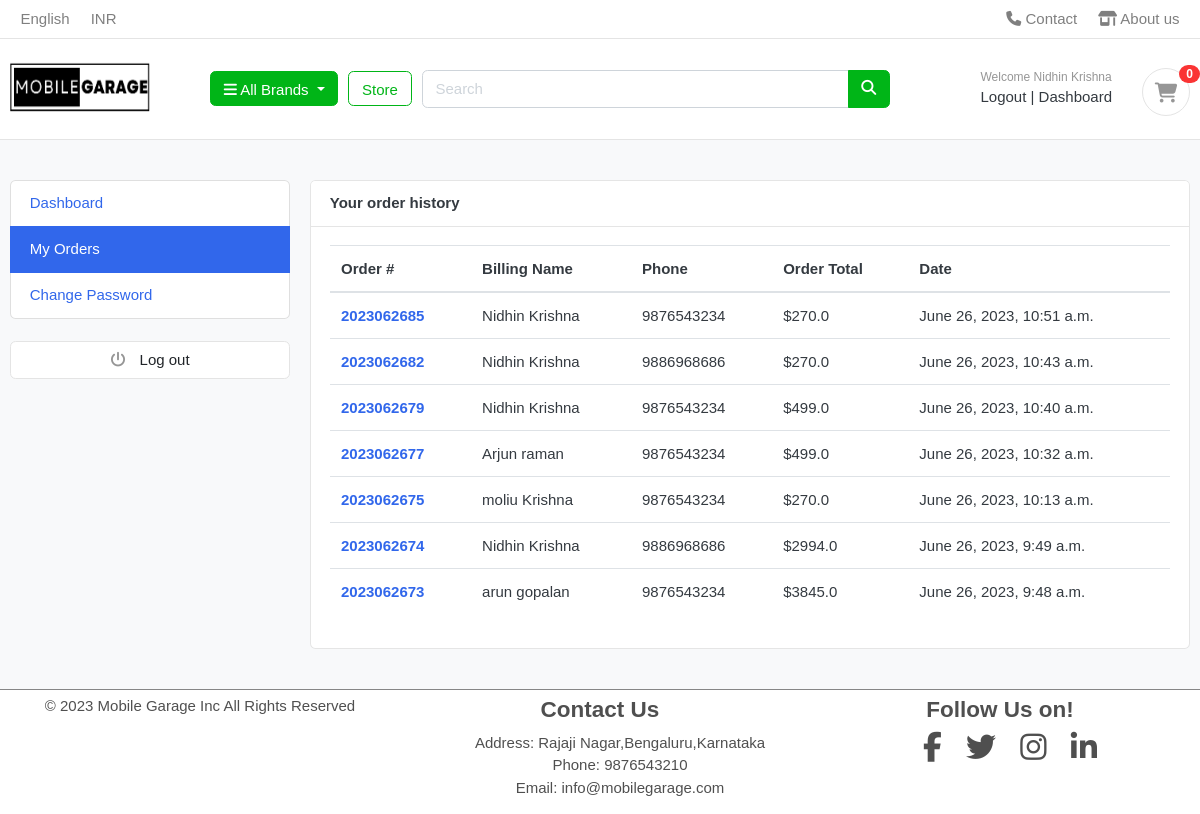
/accounts/my_orders/ (signed in), run on an earlier commit of the app's database.
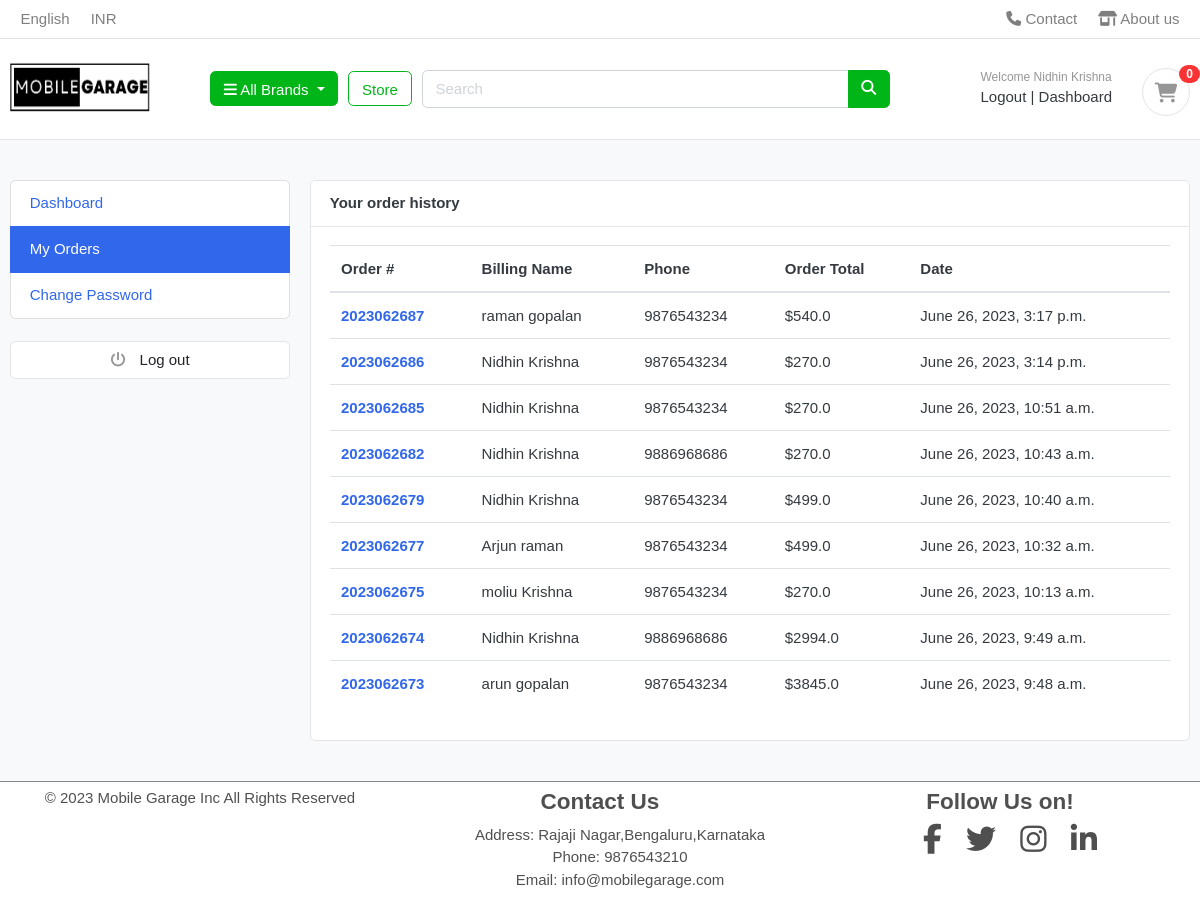
And on a later commit of the database.
### orders/models.py (models this page shows, shortened)
class Order(models.Model):
    STATUS = (
        ('New', 'New'),
        ('Accepted', 'Accepted'),
        ('Completed', 'Completed'),
        ('Cancelled', 'Cancelled'),
    )
    user = models.ForeignKey(Account, on_delete=models.SET_NULL, null=True)
    payment = models.ForeignKey(Payment, on_delete=models.SET_NULL, blank=True, null=True)
    order_number = models.CharField(max_length=20)
    first_name = models.CharField(max_length=50)
    last_name = models.CharField(max_length=50)
    mobile_no = models.CharField(max_length=15)
    email = models.EmailField(max_length=50)
    address_line_1 = models.CharField(max_length=50)
    address_line_2 = models.CharField(max_length=50, blank=True)
    state = models.CharField(max_length=50)
    city = models.CharField(max_length=50)
    order_note = models.CharField(max_length=100, blank=True)
    order_total = models.FloatField()
    delivery_fee = models.FloatField()
    status = models.CharField(max_length=10, choices=STATUS, default='New')
    ip = models.CharField(blank=True, max_length=20)
    is_ordered = models.BooleanField(default=False)
    created_at = models.DateTimeField(auto_now_add=True)
    updated_at = models.DateTimeField(auto_now=True)
    def full_name(self):
        return f'{self.first_name} {self.last_name}'

### accounts/views.py (the view)
# urls.py: path('my_orders/', views.my_orders, name='my_orders'),
@login_required(login_url='login')
def my_orders(request):
    orders = Order.objects.filter(user=request.user, is_ordered=True).order_by('-created_at')
    context = {
        'orders': orders,
    }
    return render(request, 'accounts/my_orders.html', context)

### brands/context_processors.py (called while the page is built)
def menu_links(request):
    links = Brands.objects.all()
    return {"links":links}

### brands/models.py (called while the page is built)
    def get_url(self):
        return reverse('product_by_brand',args=[self.slug])

### cart/context_processors.py (called while the page is built)
def counter(request):
    cart_count = 0
    if 'admin' in request.path:
        return {}
    else:
        try:
            cart = Cart.objects.filter(cart_id=_cart_id(request))
            if request.user.is_authenticated:
                cart_items = CartItem.objects.all().filter(user=request.user)
            else:
                cart_items = CartItem.objects.all().filter(cart=cart[:1])
            for cart_item in cart_items:
                cart_count += cart_item.quantity
        except Cart.DoesNotExist:
            cart_count = 0
    return dict(cart_count=cart_count)

### cart/views.py (called while the page is built)
def _cart_id(request):
    cart = request.session.session_key
    if not cart:
        cart = request.session.create()
    return cart

### accounts/templates/accounts/my_orders.html
{% extends 'base/base.html' %}
{% block content %}
<section class="section-conten padding-y bg">
{% include 'base/includes/alerts.html' %}
<div class="container">
	<div class="row">
	{% include 'base/includes/dashboard_sidebar.html' %}
	<main class="col-md-9">
		<article class="card">
		<header class="card-header">
			<strong class="d-inline-block mr-3">Your order history</strong>
		</header>
		<div class="card-body">
			<div class="row">
			<div class="col-md-12">
				<table class="table table-hover">
				  <thead>
				    <tr>
				      <th scope="col">Order #</th>
				      <th scope="col">Billing Name</th>
				      <th scope="col">Phone</th>
				      <th scope="col">Order Total</th>
							<th scope="col">Date</th>
				    </tr>
				  </thead>
				  <tbody>
						{% for order in orders %}
				    <tr>
				      <th scope="row"><a href="{% url 'order_detail' order.order_number %}">{{order.order_number}}</a></th>
				      <td>{{order.full_name}}</td>
				      <td>{{order.mobile_no}}</td>
				      <td>${{order.order_total}}</td>
							<td>{{order.created_at}}</td>
				    </tr>
				{% endfor %}
				  </tbody>
				</table>
			</div>
			</div>
		</div>
		</article>
	</main>
</div>
</div>
</section>
{% endblock content %}

What changed in the data, as far as the page shows it:
added Order: order_number "2023062687", full_name "raman gopalan", mobile_no "9876543234", order_total "540.0", created_at "June 26, 2023, 3:17 p.m."
added Order: order_number "2023062686", full_name "Nidhin Krishna", mobile_no "9876543234", order_total "270.0", created_at "June 26, 2023, 3:14 p.m."
